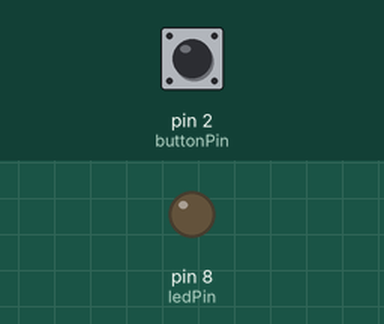
The sketch below on a simulated Arduino Uno, built with avr-gcc and run on an emulated ATmega328P. On the bench: output pins drawn as LEDs (lit = HIGH). The inputs (shaded band) are chosen by the test bench; at power-on: pin 2 (buttonPin) HIGH.

Above: at 1.2 s.
1.3 s: pin 2 (buttonPin) pulled LOW for 0.15 s
At 1.37 s:
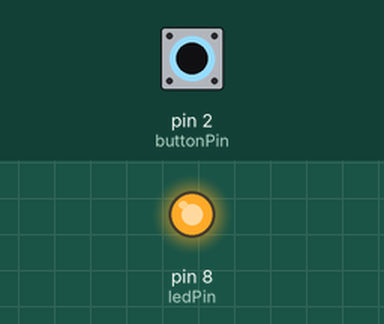
2.9 s: pin 2 (buttonPin) pulled LOW for 3.2 s
At 6.5 s:
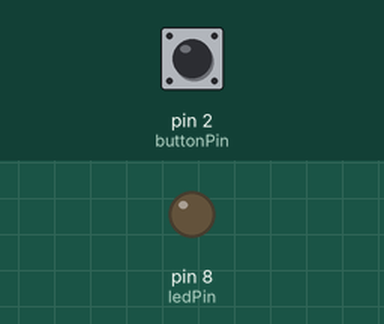
Timing chart, 0 to 8.0 s (numbered marks = the images above; inputs shaded):
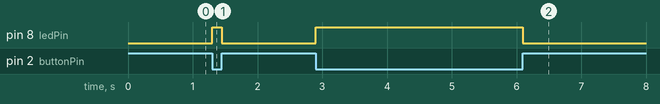

The sketch:

ButtonControlledLED.ino
```cpp
int buttonPin = 2;
int ledPin = 8;

void setup() {
  pinMode(buttonPin, INPUT_PULLUP);
  pinMode(ledPin, OUTPUT);
}

void loop() {
  int buttonState = digitalRead(buttonPin);

  if (buttonState == LOW) {
    digitalWrite(ledPin, HIGH);
  } else {
    digitalWrite(ledPin, LOW);
  }
}
```

Measured:
- after the input at 1.3 s, pin 8 (ledPin): LOW → HIGH at once, → LOW 0.15 s later
- after the input at 2.9 s, pin 8 (ledPin): LOW → HIGH at once, → LOW 3.2 s later
